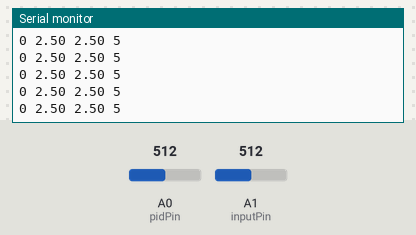
Bench run of a sketch on a simulated Arduino Uno, built with avr-gcc and run on an emulated ATmega328P. Shown: the last lines printed to the serial monitor. The inputs (shaded band) are chosen by the test bench; at power-on: A0 (pidPin) = 512, A1 (inputPin) = 512.

Above: at 1.2 s.
1.3 s: A0 (pidPin) set to 716
At 1.32 s:
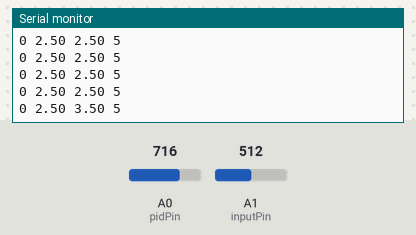
2.8 s: A1 (inputPin) set to 716
At 2.84 s:
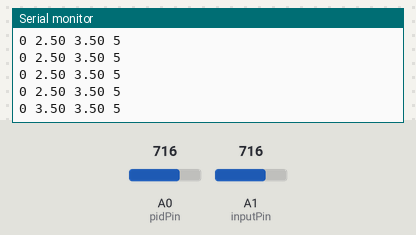
4.3 s: A0 (pidPin) set to 900
At 4.35 s:
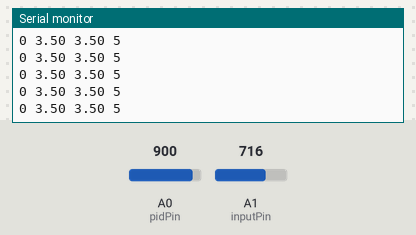
5.8 s: A1 (inputPin) set to 900
At 5.87 s:
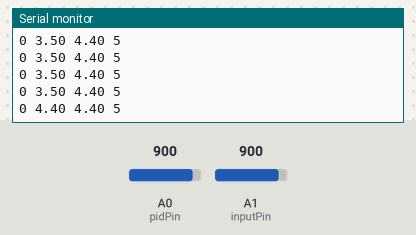
Timing chart, 0 to 8.3 s (numbered marks = the images above; inputs shaded):
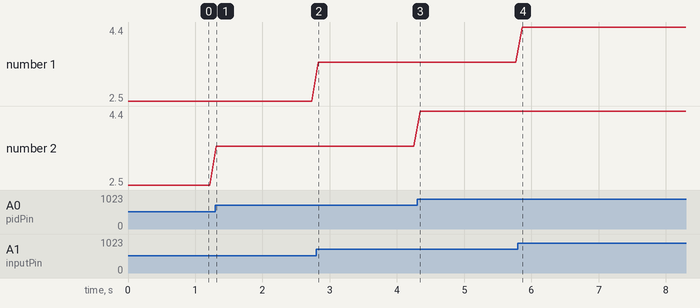

Measured:
- after the input at 1.3 s, the serial monitor: prints a new line at once (image 1)
- after the input at 2.8 s, the serial monitor: prints a new line at once (image 2)
- after the input at 5.8 s, the serial monitor: prints a new line after 0.07 s (image 4)
- plotted number 2: 2.5 → 3.5 after the input at 1.3 s, 3.5 → 4.4 after the input at 4.3 s

The sketch:

Input_vs_Output.ino
```cpp
const int pidPin = A0;
const int inputPin = A1;

void setup() {
    Serial.begin(115200);
}

void loop() {
    // Read signals
    float output = analogRead(pidPin) * (5.0 / 1023.0);
    float input  = analogRead(inputPin) * (5.0 / 1023.0);

    // Fixed scale(0–5V)
    Serial.print(0);        Serial.print(" ");

    // Input waveform
    Serial.print(input);    Serial.print(" ");

    // Output waveform
    Serial.print(output);   Serial.print(" ");

    Serial.println(5);

    delay(100);
}
```
